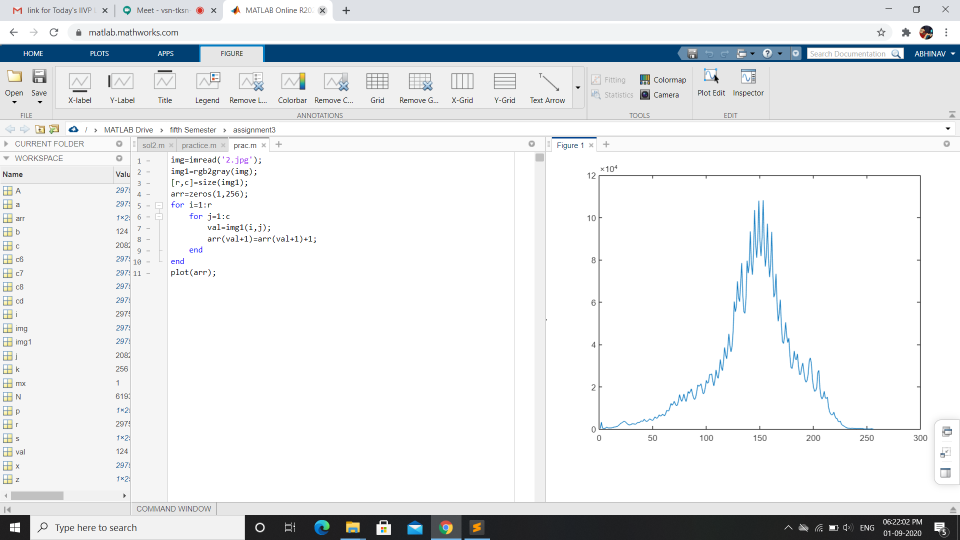
%> input picture 2.png, 1920 x 1080 px, given in place of 2.jpg, which was not available (shown at 1/2 size)
$ octave IIT2018010_1_a.m   (GNU Octave 9; MATLAB toolbox functions it lacks are replaced by stand-ins)
%> lines starting %> are read from the running program, lines starting %| are printed output that depends on the picture; pictures that were not available may be replaced by others from this repository, and a replacement may not be noted
img=imread('2.jpg');
%> img is the input picture: size 1080x1920x3 uint8; mean R, G, B 230.5, 232.8, 234.6
img = imresize(img,[256 256]);
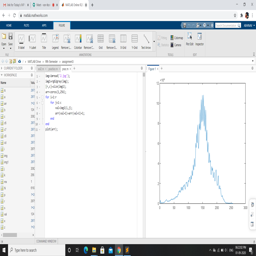
%> img: size 256x256x3 uint8; mean R, G, B 230.5, 232.8, 234.5
img=rgb2gray(img);
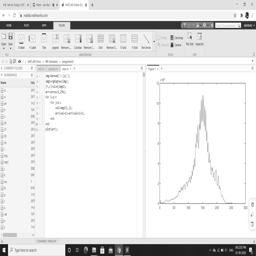
%> img: size 256x256 uint8; min 19, max 255, mean 232.3
result = uint8(256*mat2gray(img));
imshow(result);

$ run again, with 1_a_0.2.png copied over 2.png
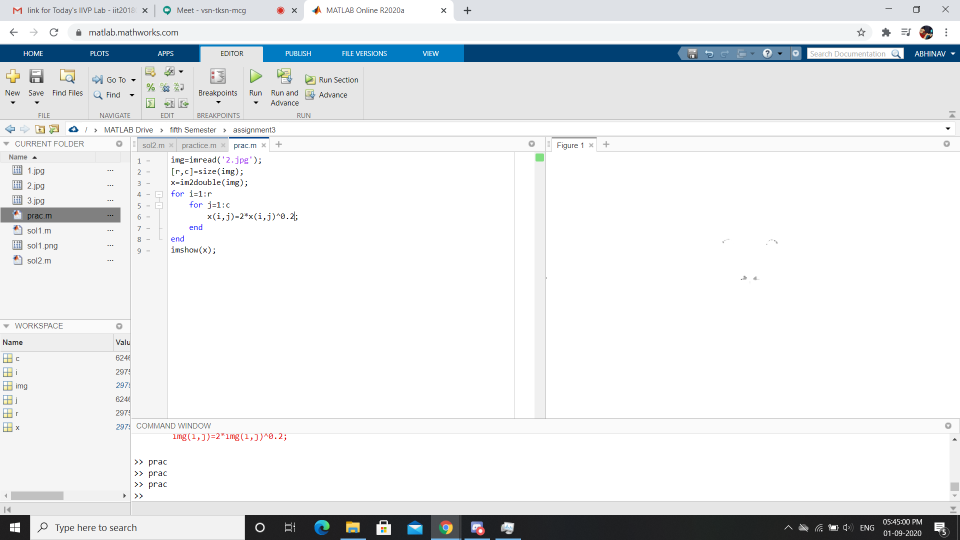
%> input picture 1_a_0.2.png, 1920 x 1080 px, given in place of 2.jpg, which was not available (shown at 1/2 size)
%> img is the input picture: size 1080x1920x3 uint8; mean R, G, B 231.3, 233.6, 235.3
%> `img = imresize(img,[256 256]);`:
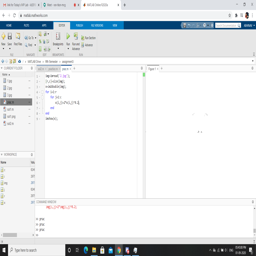
%> img: size 256x256x3 uint8; mean R, G, B 231.3, 233.6, 235.3
%> `img=rgb2gray(img);`:
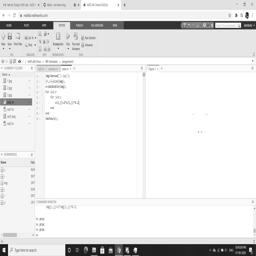
%> img: size 256x256 uint8; min 19, max 255, mean 233.1
